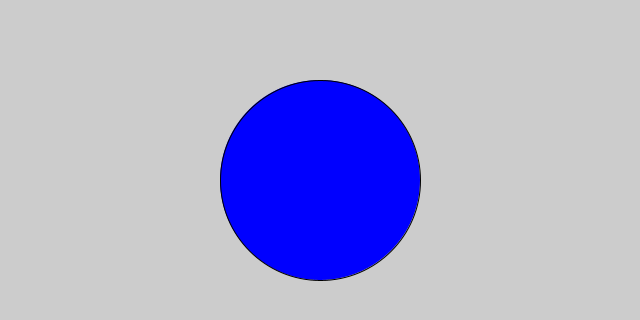
Frame 1 (no input)
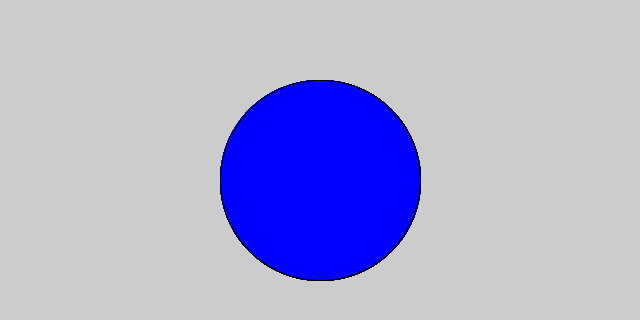
Frame 60 (the mouse pressed at the canvas centre just before this capture)
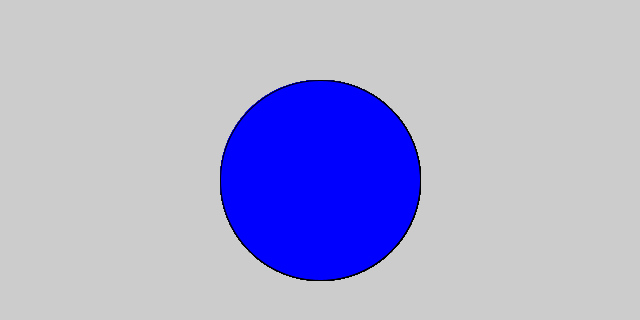
Frame 120 (the mouse held since frame 60 and released just before this capture)

The Processing sketch that drew these frames (run headless with seeded random() and noise(); from frame 60 on, the mouse is pressed at the canvas centre):

// Processing sketch: mouseClicked
// ── mouseClicked.pde
int redValue = 0;

void setup(){
  size(640,320);
}
void draw(){
  //logic
  
  
  //draw
  fill(redValue, 0, 255);
  ellipse(320, 180, 200, 200); 
}

void mouseClicked() {
    redValue = 255;
}
